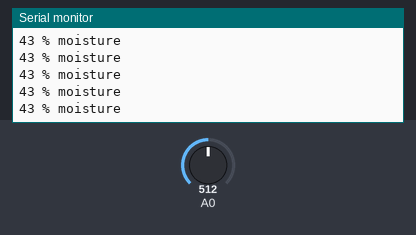
Simulated run of this sketch. Board: Arduino Uno, built with avr-gcc and run on an emulated ATmega328P. Parts: the last lines printed to the serial monitor. The test bench sets the inputs (shaded band); at power-on: A0 = 512.

Above: at 1.2 s.
1.3 s: A0 set to 716
At 1.31 s:
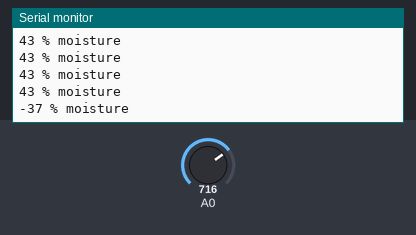
2.8 s: A0 set to 900
At 2.82 s:
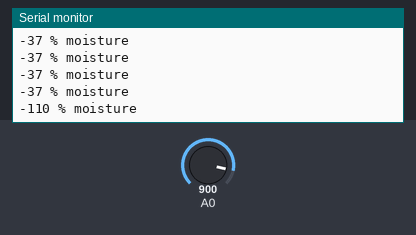
Timing chart, 0 to 5.8 s (numbered marks = the images above; inputs shaded):
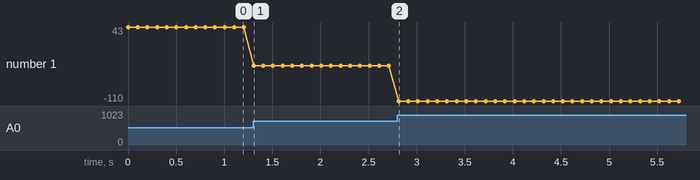

Measured:
- after the input at 1.3 s, the serial monitor: prints a new line at once (image 1)
- after the input at 2.8 s, the serial monitor: prints a new line at once (image 2)
- plotted number 1: 43 → -37 after the input at 1.3 s, -37 → -110 after the input at 2.8 s

The sketch:

088_SoilMoisture.ino
```cpp
//A full description of this module (and many others) can be downloaded at: https://eve_arduino

const int Dry = 622; //Measured in the air
const int Water = 371; //Measured in a glass of water
int Measurement = 0;
int Result = 0;

void setup()
{
  Serial.begin(9600);
}

void loop()
{
  Measurement = analogRead(A0);
  Result = map(Measurement, Dry, Water, 0, 100);
  Serial.println(String(Result) + " % moisture");
  delay(100);
}
```
